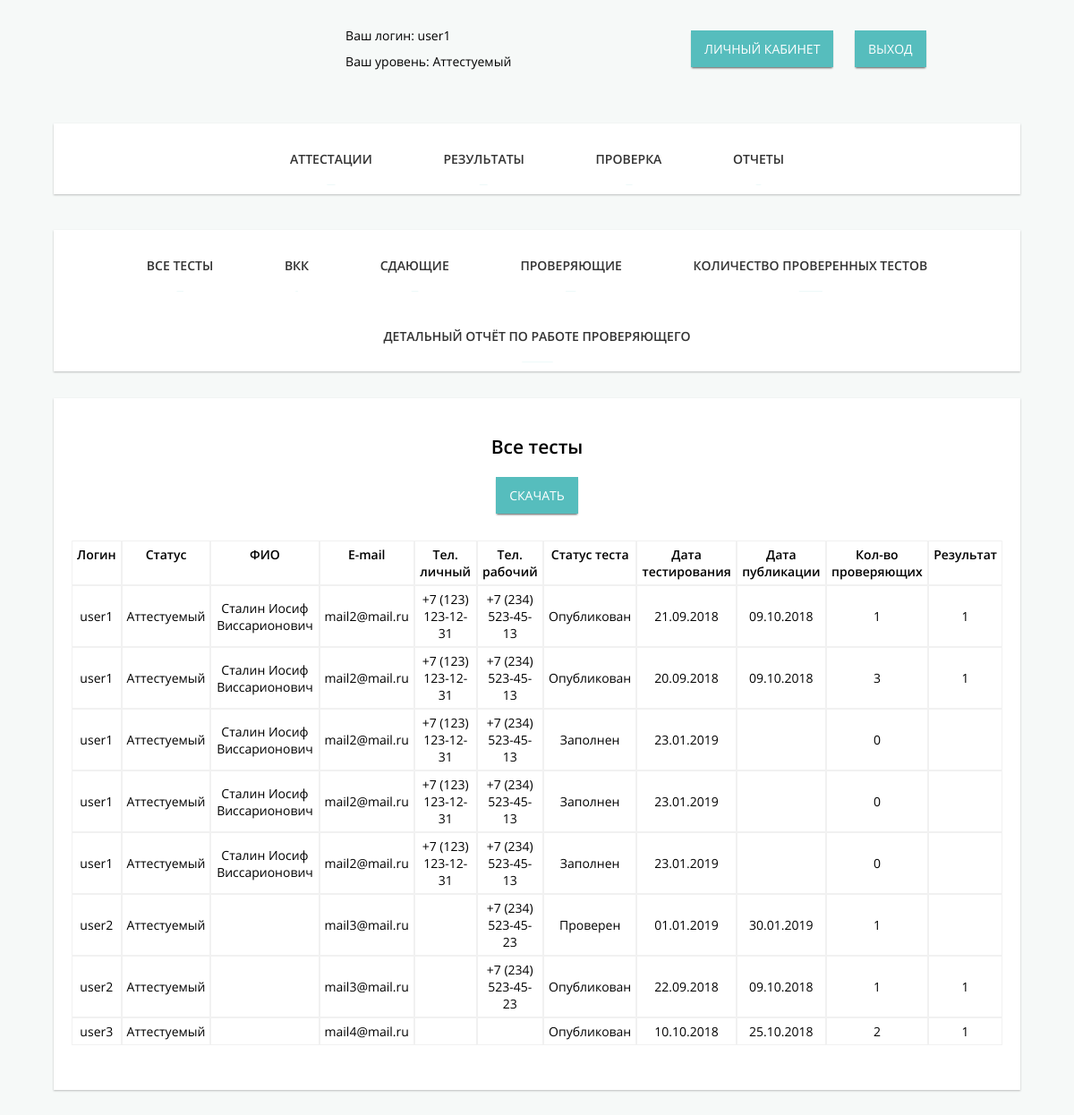
/reports (signed in), run on the app's committed database.
### tables this page shows
CREATE TABLE `user` (
  `login` varchar(50) NOT NULL,
  `password` varchar(255) DEFAULT NULL COMMENT 'Пароль НЕ храниится в открытом виде. Хранится лишь хэш пароля.',
  `name_f` varchar(50) DEFAULT NULL COMMENT 'Фамилия',
  `name_i` varchar(50) DEFAULT NULL COMMENT 'Имя',
  `name_o` varchar(50) DEFAULT NULL COMMENT 'Отчество',
  `dt_reg` timestamp NULL DEFAULT NULL COMMENT 'Дата регистрации',
  `email` varchar(70) DEFAULT NULL COMMENT 'почта',
  `phone_private` varchar(50) DEFAULT NULL COMMENT 'телефон личный',
  `phone_work` varchar(50) DEFAULT NULL COMMENT 'Телефон рабочий',
  `birthday` date DEFAULT NULL COMMENT 'Дата рождения',
  `birthplace` varchar(255) DEFAULT NULL COMMENT 'Место рождения',
  `position` varchar(255) DEFAULT NULL COMMENT 'Должность',
  `education` varchar(255) DEFAULT NULL COMMENT 'Образование основное',
  `education_add` varchar(255) DEFAULT NULL COMMENT 'Дополнительное образование',
  `active_hex` varchar(255) DEFAULT NULL,
  `medic` tinyint(4) DEFAULT '0' COMMENT '0 - нет мед-образования, 1 - есть мед-образование. Поле заполняется проверяющим документы.'
);

### routes.php (called while the page is built)
<?php
return array(
	"^(/|)$" => "account/auth",
	"^auth$" => "account/auth",
	"^registr$" => "account/registr",
	"^forgot$" => "account/forgot",
	"^logout$" => "account/logout",
	"^show\?.*$" => "account/show",
	"^attestation(\/$|\?.*$|$)" => "attestation/index",
	"^attestation/show\?.*$" => "attestation/show",
	"^attestation/edit\?.*$" => "attestation/edit",
	"^results(\/$|\?.*$|$)" => "attestation/results",
	"^results/show\?.*$" => "attestation/show",
	"^check$" => "attestation/check",
	"^setting$" => "setting/index",
	"^setting/edit\?.*$" => "setting/edit",
	"^directory$" => "directory/index",
	"^directory/edit$" => "directory/edit",
	"^events(\/$|\?.*$|$)" => "events/index",
	"^events/show\?.*$" => "events/show",
	"^events/edit\?.*$" => "events/edit",
	"^personal$" => "personal/index",
	"^personal/docs$" => "personal/docs",
	"^personal/sertification$" => "personal/sertification",
	"^personal/password$" => "personal/password",
	"^personal/edit\?.*$" => "personal/edit",
	"^personal/show\?.*$" => "personal/show",
	"^reports$" => "reports/index",
	"^reports/vkk$" => "reports/vkk",
	"^reports/students$" => "reports/students",
	"^reports/experts$" => "reports/experts",
	"^reports/quantity$" => "reports/quantity",
	"^reports/detail$" => "reports/detail",
	"^reports/file\?.*$" => "reports/file",
	"^users(\/$|\?.*$|$)" => "users/index",
	"^experts(\/$|\?.*$|$)" => "users/experts",
	"^users/show\?.*$" => "users/show",
	"^users/edit\?.*$" => "users/edit",
);
?>

### app/controller/Reports.php (called while the page is built, shortened)
<?php
class Reports extends Controller{
	private $model;
	private $view;
	public function __construct() {
		$this->model = new Model();
		$this->view = new View();
	}
	public function index() {
		$data = $this->model->getAll();
		$this->view->output("all",$data);
	}
}
?>

### index.php (called while the page is built, shortened)
<?php
try {
	Router::start();
} catch (Exception $e) {
	file_put_contents("logs.html", date("d.m.Y H:i:s")."<br/>{$e->getMessage()}<br/> file: {$e->getFile()}<br/>line: {$e->getLine()} <hr/><br/>", FILE_APPEND);
	echo '<div style="text-align: center; padding-top: 10%"><h1>Ну вооот... Ты меня сломал! :-(</h1><br/>'.$e->getMessage().'</div>';
}
?>

### app/core/Model.php (called while the page is built, shortened)
<?php
abstract class Model {
	public function __construct() {
		$this->db = DB::getInstance();
	}
}
?>

### app/core/DB.php (called while the page is built, shortened)
<?php
class DB {
	private static $instance;
	private function __construct() {
		self::$instance = new PDO('mysql:host='.HOST.';dbname='.DB, USER, PASSWORD, array(
			PDO::ATTR_PERSISTENT => true
		));
		self::$instance->query("SET wait_timeout=9999;");
		self::$instance->exec("SET CHARACTER SET utf8");
	}
	public static function getInstance() {
		if(self::$instance === null) {
			new self();
		}
		return self::$instance;
	}
}
?>

### app/model/Reports.php (called while the page is built, shortened)
<?php
class Reports extends Model{
	public function __construct() {
		parent::__construct();
	}
	public function getAll() {
		$sort = !empty($_GET['sort']) && !empty($_GET['order']) ? " ORDER BY {$_GET['sort']} {$_GET['order']}" : " ORDER BY login ASC";
		$u = $this->db->query("SELECT
			u.login,
			a.role_name,
			CONCAT(u.name_f,' ',u.name_i,' ',u.name_o) AS name,
			u.email,
			u.phone_private,
			u.phone_work,
			es.name AS state,
			DATE_FORMAT(e.dt_create,'%d.%m.%Y') AS dt_create,
			DATE_FORMAT(e.dt_public,'%d.%m.%Y') AS dt_public,
			(SELECT COUNT(ec.exam_id) FROM exam_check ec WHERE ec.exam_id = e.id) AS quantity,
			e.result
			FROM exam e
			INNER JOIN exam_state es ON es.id = e.state_id
			INNER JOIN access a ON a.user_login = e.login
			INNER JOIN user u ON u.login = e.login".$sort);
		while ($row = $u->fetch(PDO::FETCH_ASSOC)) {
			$reports['data'][] = $row;
		}
		$reports['page'] = $this->getPage();
		$reports['title'] = array(
				'login' => 'Логин',
				'role_name' => 'Статус',
				'name' => 'ФИО',
				'email' => 'E-mail',
				'phone_private' => 'Тел. личный',
				'phone_work' => 'Тел. рабочий',
				'state' => 'Статус теста',
				'dt_create' => 'Дата тестирования',
				'dt_public' => 'Дата публикации',
				'quantity' => 'Кол-во проверяющих',
				'result' => 'Результат',
			);
		return $reports;
	}
}
?>

### app/view/reports/all.php (the view, shortened to what this page needs)
<div class="block">
	<h2>Все тесты</h2>
	<a href="/reports/file?file=all" class="button">Скачать</a>
	<div class="table reports">
		<div class="thead">
			<div class="tr">
				<?php foreach($data['title'] as $key => $val) { ?>
					<div class="th"><?php echo $val; ?></div>
				<?php } ?>
			</div>
		</div>
		<div class="tbody">
			<?php foreach($data['data'] as $key => $val) { ?>
				<div class="tr">
					<div class="td"><?php echo $val['login']; ?></div>
					<div class="td"><?php echo $val['role_name']; ?></div>
					<div class="td"><?php echo $val['name']; ?></div>
					<div class="td"><?php echo $val['email']; ?></div>
					<div class="td"><?php echo $val['phone_private']; ?></div>
					<div class="td"><?php echo $val['phone_work']; ?></div>
					<div class="td"><?php echo $val['state']; ?></div>
					<div class="td"><?php echo $val['dt_create']; ?></div>
					<div class="td"><?php echo $val['dt_public']; ?></div>
					<div class="td"><?php echo $val['quantity']; ?></div>
					<div class="td"><?php echo $val['result']; ?></div>
				</div>
			<?php } ?>
		</div>
	</div>
</div>

### app/core/Router.php (shortened to what this page needs)
<?php
class Router{
	private static $routes;
	private static function getURL() {
		self::$routes = include(ROOT."/routes.php");
		$url = trim(URL,"/");
		return $url;
	}
	public static function start() {
		$url = self::getURL();
		foreach (self::$routes as $pattern => $path) {
			$route = preg_match("~$pattern~", $url);
			if($route != 0) {
				$urlStructure = explode("/",$path);
				$className = "app\controller\\".ucfirst(array_shift($urlStructure));
				$classController = new $className();
				$action = array_shift($urlStructure);
				try{
					$result = call_user_func_array(array($classController, $action), $urlStructure);
				} catch(Exception $e) {
					echo $e;
				}
			}
		}
	}
}
?>

### app/template/style.css (style rules this page uses)
html, body { margin: 0; padding: 0; }
body * { padding: 0; margin: 0; box-sizing: border-box; }
a { color: #6bbff1; text-decoration: none; transition: all 0.3s ease; }
button, .button { display: inline-block; padding: 10px 14px; border: 1px solid #56bdbd; background: #56bdbd; color: #ffffff; text-transform: uppercase; transition: all 0.3s ease; text-decoration: none; cursor: pointer; box-shadow: 0 2px 2px -1px rgba(51, 51, 51, 0.8); }
h1, h2, h3, h4, .bold { font-family: "opensans-semibold", sans-serif; }
h2, .h2 { display: block; font-size: 21px; margin: 20px 0; }
.block { display: block !important; }
.table { display: table; margin: 30px 0; width: 100%; }
.table .thead { display: table-header-group; }
.table .thead .tr .th { padding: 5px; vertical-align: top; }
.table .thead .tr .th, .table .thead .tr .td { border-bottom: 1px solid rgba(51, 51, 51, 0.2); }
.table .tbody { display: table-row-group; }
.table .tr { display: table-row; position: relative; padding: 10px 0; transition: all 0.3s ease; }
.table .tr .th { display: table-cell; font-family: "opensans-semibold", sans-serif; vertical-align: middle; text-align: center; }
.table .tr .td { display: table-cell; padding: 10px 5px; text-align: center; position: relative; vertical-align: middle; }
.table.reports { width: 100%; }
.table.reports .tr .th, .table.reports .tr .td { padding: 5px; border: 1px solid rgba(186, 186, 186, 0.2); }
#reports .content .block { width: 100%; text-align: center; }

### data on the page
user: login "user1", role_name "Аттестуемый", name "Сталин Иосиф Виссарионович", email "mail2@mail.ru", phone_private "+7 (123) 123-12-31", phone_work "+7 (234) 523-45-13", state "Опубликован", dt_create "21.09.2018", dt_public "09.10.2018", quantity "1", result "1", dt_create "20.09.2018", quantity "3", state "Заполнен", dt_create "23.01.2019", quantity "0"
user: login "user2", role_name "Аттестуемый", email "mail3@mail.ru", phone_work "+7 (234) 523-45-23", state "Проверен", dt_create "01.01.2019", dt_public "30.01.2019", quantity "1", state "Опубликован", dt_create "22.09.2018", dt_public "09.10.2018", result "1"
user: login "user3", role_name "Аттестуемый", email "mail4@mail.ru", state "Опубликован", dt_create "10.10.2018", dt_public "25.10.2018", quantity "2", result "1"

### other printed values
$page['page'] "АТТЕСТАЦИИ"
$page['page'] "РЕЗУЛЬТАТЫ"
$page['page'] "ПРОВЕРКА"
$page['page'] "ОТЧЕТЫ"
$val "Логин"
$val "Статус"
$val "ФИО"
$val "E-mail"
$val "Тел. личный"
$val "Тел. рабочий"
$val "Статус теста"
$val "Дата тестирования"
$val "Дата публикации"
$val "Кол-во проверяющих"
$val "Результат"
